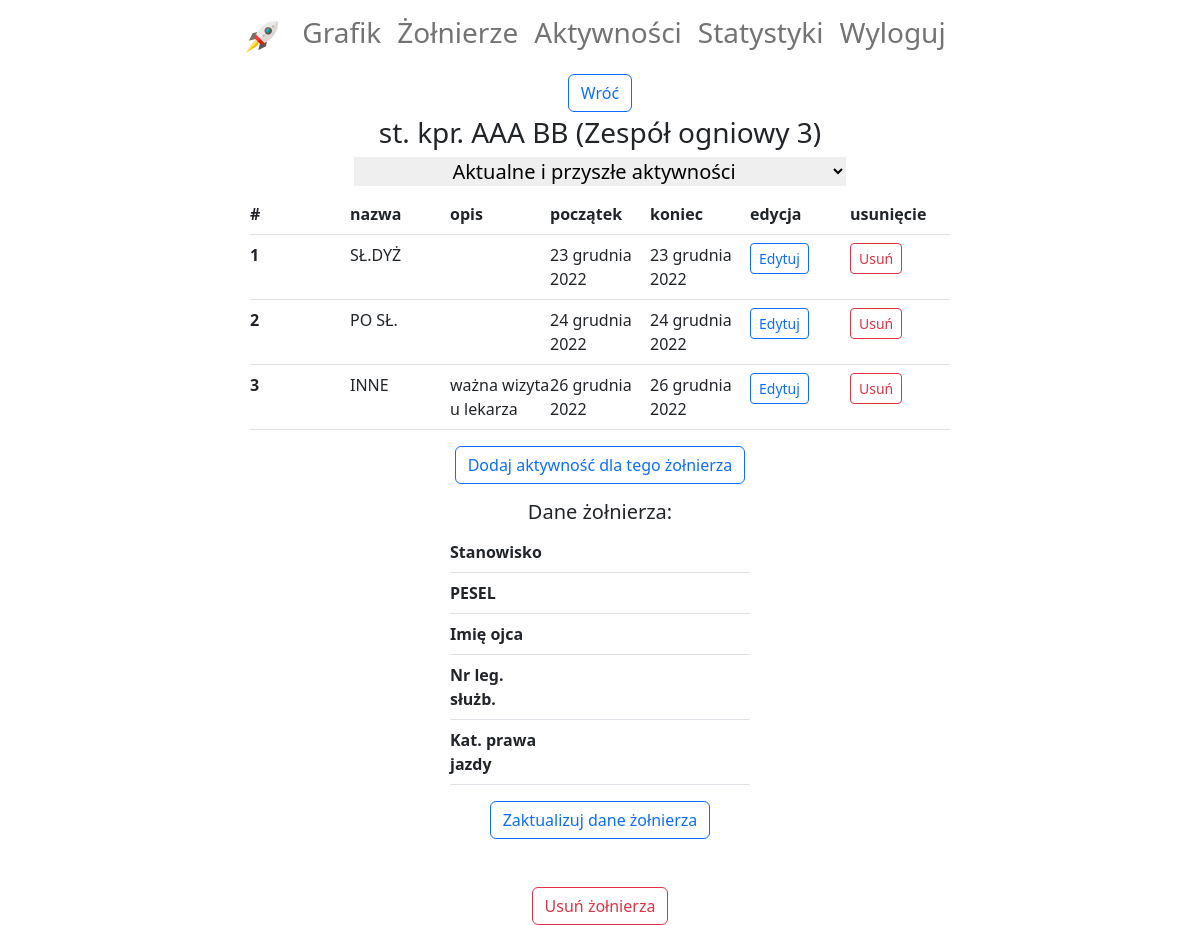
Screenshot of /soldier-detail/14/ (signed in) with the database file from the repository.
### diagram/models.py (models this page shows, shortened)
class Soldier(models.Model):
    rank = models.CharField(max_length=20, choices=ranks, verbose_name='stopień')
    first_name = models.CharField(max_length=20, verbose_name='imię')
    last_name = models.CharField(max_length=30, verbose_name='nazwisko')
    subdivision = models.ForeignKey(Subdivision, on_delete=models.SET_NULL, null=True, blank=True,
                                    verbose_name='pododdział')
    position = models.CharField(max_length=30, verbose_name='stanowisko', null=True, blank=True)
    personal_number = models.IntegerField(verbose_name='PESEL', null=True, blank=True)
    father_name = models.CharField(max_length=30, verbose_name='imię ojca', null=True, blank=True)
    id_card_number = models.CharField(max_length=30, verbose_name='nr leg. służb.', null=True, blank=True)
    driving_license = models.CharField(max_length=30, verbose_name='kat. prawa jazdy', null=True, blank=True)
    def __str__(self):
        return f'{self.rank} {self.first_name} {self.last_name} ({self.subdivision})'

class Subdivision(models.Model):
    name = models.CharField(max_length=30, verbose_name='nazwa')
    def __str__(self):
        return self.name

class Activity(models.Model):
    soldier = models.ForeignKey(Soldier, on_delete=models.SET_NULL, null=True, blank=True, verbose_name='żołnierz')
    name = models.CharField(max_length=30, choices=activity_names, verbose_name='nazwa')
    description = models.CharField(max_length=200, default='', blank=True, verbose_name='opis')
    start_date = models.DateField(verbose_name='data rozpoczęcia')
    end_date = models.DateField(verbose_name='data zakończenia')
    subdivision = models.ForeignKey(Subdivision, on_delete=models.SET_NULL, null=True, blank=True,
                                    verbose_name='pododdział')

### diagram/views.py (the view)
# urls.py: path('soldier-detail/<int:pk>/', SoldierDetail.as_view(), name='soldier-detail'),
class SoldierDetail(LoginRequiredMixin, generic.DetailView):
    template_name = 'diagram/soldier_detail.html'
    def get_queryset(self):
        return Soldier.objects.filter(subdivision=self.request.user.subdivision)
    def get_context_data(self, **kwargs):
        activity_age = 'current'
        try:
            activity_age = self.request.GET['activity_age']
        except MultiValueDictKeyError:
            print('"start" parameter in URL not found - using "current" as default')
        print(activity_age)
        context = super(SoldierDetail, self).get_context_data(**kwargs)
        context['activities'] = get_soldier_activities(activity_age, soldier=self.get_object())
        context['soldier_fields'] = SoldierDetailForm(data=model_to_dict(self.get_object()))
        return context

### diagram/forms.py
class SoldierDetailForm(ModelForm):
    class Meta:
        model = Soldier
        exclude = ['subdivision', 'rank', 'first_name', 'last_name']

### diagram/templates/diagram/soldier_detail.html (shortened to what this page needs)
{% extends 'account/base.html' %}
{% load crispy_forms_filters %}
{% block content %}
    <div class="d-flex flex-column align-items-center">
        <a class="mb-1" href="{% url 'soldier-list' %}">
            <button class="btn btn-outline-primary">Wróć</button>
        </a>
        <h3>{{ object }}</h3>
        <form method="get">
            <h5><select name="activity_age" style="border: none; text-align: center;"
                        onchange="this.form.submit()">
                <option {% if request.GET.activity_age == 'current' %}selected{% endif %} value="current">
                    Aktualne i przyszłe aktywności
                </option>
            </select></h5>
        </form>
        <table class="table">
            <thead>
            <tr class="d-flex justify-content-center">
                <th class="col col-md-1 px-0" scope="col">#</th>
                <th class="col col-md-1 px-0" scope="col">nazwa</th>
                <th class="col col-md-1 px-0" scope="col">opis</th>
                <th class="col col-md-1 px-0" scope="col">początek</th>
                <th class="col col-md-1 px-0" scope="col">koniec</th>
                <th class="col col-md-1 px-0" scope="col">edycja</th>
                <th class="col col-md-1 px-0" scope="col">usunięcie</th>
            </tr>
            </thead>
            <tbody>
            {% for activity in activities %}
                <tr class="d-flex justify-content-center">
                    <th class="col col-md-1 px-0" scope="row">{{ forloop.counter }}</th>
                    <td class="col col-md-1 px-0">{{ activity.name }}</td>
                    <td class="col col-md-1 px-0">{{ activity.description }}</td>
                    <td class="col col-md-1 px-0">{{ activity.start_date }}</td>
                    <td class="col col-md-1 px-0">{{ activity.end_date }}</td>
                    <td class="col col-md-1 px-0">
                        <a href="{% url 'activity-update' activity.pk %}">
                            <button class="btn btn-outline-primary btn-sm">Edytuj</button>
                        </a>
                    </td>
                    <td class="col col-md-1 px-0">
                        <a href="{% url 'activity-delete' activity.pk %}">
                            <button class="btn btn-outline-danger btn-sm">Usuń</button>
                        </a>
                    </td>
                </tr>
            {% empty %}
                <tr class="d-flex justify-content-center">
                    <td class="col col-md-7 px-0">Brak aktywności dla ww. żołnierza</td>
                </tr>
            {% endfor %}
            </tbody>
        </table>
        <a class="mt-0" href="{% url 'activity-create' soldier_pk=object.pk %}">
            <button class="btn btn-outline-primary">Dodaj aktywność dla tego żołnierza</button>
        </a>
        <h5 class="mt-3">Dane żołnierza:</h5>
        <table class="table">
            <tbody>
            {% for field in soldier_fields %}
                <tr class="d-flex justify-content-center">
                    <th class="col col-md-1 px-0" scope="row">{{ field.label }}</th>
                    <td class="col col-md-2 px-0">{{ field.data|default_if_none:'' }}</td>
                </tr>
            {% endfor %}
            </tbody>
        </table>
        <a class="mt-0" href="{% url 'soldier-update' object.pk %}">
            <button class="btn btn-outline-primary">Zaktualizuj dane żołnierza</button>
        </a>
        <a class="mt-5" href="{% url 'soldier-delete' object.pk %}">
            <button class="btn btn-outline-danger">Usuń żołnierza</button>
        </a>
    </div>
{% endblock %}

### rows the page displays
Soldier: rank+first_name+last_name "st. kpr. AAA BB (Zespół ogniowy 3)"
Activity: name "SŁ.DYŻ", start_date "23 grudnia 2022", end_date "23 grudnia 2022"
Activity: name "PO SŁ.", start_date "24 grudnia 2022", end_date "24 grudnia 2022"
Activity: name "INNE", description "ważna wizyta u lekarza", start_date "26 grudnia 2022", end_date "26 grudnia 2022"

### other values shown
{{ field.label }} "Stanowisko" "PESEL" "Imię ojca" "Nr leg. służb." "Kat. prawa jazdy"
